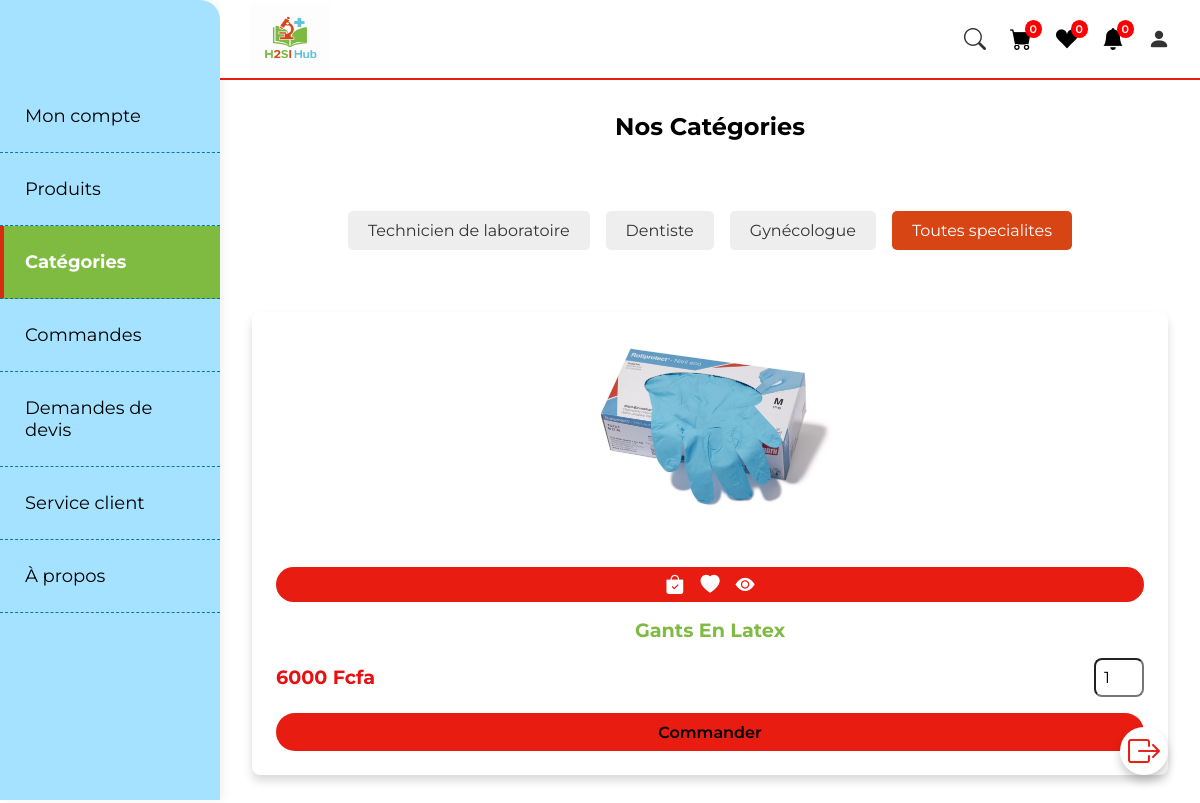
/presentation.php?categorie=Toutes+specialites, run on the app's committed database.
### tables this page shows
CREATE TABLE `t_produit` (
  `id` int(10) NOT NULL,
  `nom_pdt` varchar(1000) NOT NULL,
  `prix` float NOT NULL,
  `image` varchar(1000) NOT NULL,
  `detail_pdt` longtext NOT NULL,
  `categorie` varchar(100) NOT NULL
);

### sessioneq.php (called while the page is built, shortened)
<?php
include("admin/connexion.php");
if (isset($_SESSION['id_client'])) {
    $id_client = $_SESSION['id_client'];
    $nom_client = $_SESSION['nom_client'];
    $prenom_client = $_SESSION['prenom_client'];
    $mail_client = $_SESSION['mail_client'];
    $count_panier = $con->prepare("SELECT COUNT(*) FROM t_panier WHERE id_client = :id_client");
    $count_panier->bindParam(":id_client", $id_client);
    $count_panier->execute();
    $num_panier = $count_panier->fetchColumn();
    $count_wishlist = $con->prepare("SELECT COUNT(*) FROM t_wishlist WHERE id_client = :id_client");
    $count_wishlist->bindParam(":id_client", $id_client);
    $count_wishlist->execute();
    $num_wishlist = $count_wishlist->fetchColumn();
$count_notif = $con->prepare("SELECT COUNT(*) FROM t_notifications WHERE id_client = :id_client AND est_lue = 0");
$count_notif->bindParam(":id_client", $id_client);
$count_notif->execute();
$num_notif = $count_notif->fetchColumn();
} else {
     $num_notif = 0;
}
?>

### presentation.php (the view, shortened to what this page needs)
<?php
 include("sessioneq.php");
?>
<html lang="en" dir="ltr">
<head>
    <link rel="stylesheet" href="https://cdn.jsdelivr.net/npm/bootstrap-icons@1.10.3/font/bootstrap-icons.css">
</head>
<link rel="stylesheet" href="styl.css">
</head>
<body>
<div class="navbar-container">
  <div class="navbar-top">
    <a href="#" class="logo"><img src="Images/H2SI Hub.png" class="logo-img"  alt="H2SI Logo" /></a>
    <div class="nav-icons">
      <i class="bi bi-search" id="search-icon"></i>
      <a href="panier.php" class="panier">
        <i class="bi bi-cart-fill"></i>
            <sup><?php
             $count_panier = $con->prepare("SELECT COUNT(*) FROM t_panier WHERE id_client = :id_client");
             $count_panier->bindParam(":id_client", $id_client);
             $count_panier->execute();
             $num_panier = $count_panier->fetchColumn();
              echo $num_panier;
          ?>
          </sup>
        </a>
      <a href="wishlist.php" class="wishlist">
        <i class="bi bi-suit-heart-fill"></i>
     <sup><?php
            $count_wishlist = $con->prepare("SELECT COUNT(*) FROM t_wishlist WHERE id_client = :id_client");
            $count_wishlist->bindParam(":id_client", $id_client);
            $count_wishlist->execute();
            $num_wishlist = $count_wishlist->fetchColumn();
            echo $num_wishlist;
            ?></sup>
        </a>
        <a href="notif.php" class="wishlist"><i class="bi bi-bell-fill"></i><sup><?= $num_notif ?></sup></a>
      <i class="bi bi-person-fill" id="person-icon"></i>
    </div>
  </div>
 <nav class="sidebar">
    <ul class="nav-links">
      <li><a href="moncompte.php" class="nav-link">Mon compte</a></li>
      <li><a href="eqconnect.php" class="nav-link">Produits</a></li>
      <li><a href="presentation.php" class="nav-link active">Catégories</a></li>
      <li><a href="commande.php" class="nav-link">Commandes</a></li>
     <li><a href="devis.php" class="nav-link">Demandes de devis</a></li>
     <li><a href="service_client.php" class="nav-link">Service client</a></li>
      <li><a href="faq.php" class="nav-link">À propos</a></li>
    </ul>
  </nav>
</div>
<section class="categories">
  <h2 style="text-align:center; margin-bottom:5rem; margin-top:2rem;">Nos Catégories</h2>
  <div class="categorie-liste" style="text-align:center; margin-bottom: 30px;">
    <?php
    $categories = $con->query("SELECT DISTINCT categorie FROM t_produit WHERE categorie IS NOT NULL AND categorie != ''");
    while ($cat = $categories->fetch(PDO::FETCH_ASSOC)) {
      $cat_name = htmlspecialchars($cat['categorie']);
      $active = (isset($_GET['categorie']) && $_GET['categorie'] == $cat_name) ? "active" : "";
      echo '<a href="presentation.php?categorie=' . urlencode($cat_name) . '" class="categorie-btn ' . $active . '">' . $cat_name . '</a>';
    }
    ?>
  </div>
  <section class="produits">
    <div class="contenu_box" id="produitsGrid">
      <?php
      if (isset($_GET['categorie'])) {
        $categorie = htmlspecialchars($_GET['categorie']);
        $stmt = $con->prepare("SELECT * FROM t_produit WHERE categorie = ?");
        $stmt->execute([$categorie]);
        $produits = $stmt->fetchAll(PDO::FETCH_ASSOC);
        if (count($produits) > 0) {
          foreach ($produits as $pdt) {
            ?>
            <div class="box_eq">
              <div class="image_eq">
                <form method="post">
                  <img src="admin/image/<?= $pdt['image']; ?>" width="100%" class="images">
              </div>
              <div class="info_eq">
                <div class="button">
                  <button type="submit" name="ajouter_au_panier"><i class="bi bi-bag-check-fill"></i></button>
                  <button type="submit" name="ajouter_a_wishlist"><i class="bi bi-heart-fill"></i></button>
                  <a href="pageproduit.php?pid=<?= $pdt['id']; ?>" class="bi bi-eye-fill"></a>
                </div>
                <h3 class="nom"><?= $pdt['nom_pdt']; ?></h3>
                <div class="flex" style="display:flex; justify-content:space-between;">
                  <p class="prix"><?= $pdt['prix']; ?> Fcfa</p>
                  <input type="number" name="quantite" required min="1" value="1" class="quantite" style="width:50px;">
                </div>
              </div>
              <a href="verifier.php?get_id=<?= $pdt['id']; ?>" class="btn_buy">Commander</a>
            </div>
            <?php
          }
        } else {
          echo "<p style='text-align:center;'>Aucun produit trouvé pour cette catégorie.</p>";
        }
      } else {
        echo "<p style='text-align:center;'>Veuillez sélectionner une catégorie ci-dessus.</p>";
      }
      ?>
    </div>
    </section>
   <a href="eqconnect.php"><i class="bi bi-box-arrow-right"></i></a>
</section>
</body>
</html>

### styl.css (style rules this page uses)
* { margin: 0; padding: 0; box-sizing: border-box; font-family: 'Montserrat', sans-serif; list-style: none; text-decoration: none; scroll-behavior: smooth; scroll-padding-top: 2rem; }
body { overflow-x: hidden; padding-top: 80px; padding-left: 220px; box-sizing: border-box; }
.navbar-container { display: flex; flex-direction: row; width: 100%; position: fixed; top: 0; left: 0; background: #fff; z-index: 1000; box-shadow: 0 6px 10px rgba(0, 0, 0, 0.1); }
.navbar-top { position: fixed; top: 0; left: 220px; height: 80px; display: flex; justify-content: space-between; align-items: center; width: calc(100% - 220px); padding: 10px 30px; background: #fff; border-bottom: 2px solid #e81c11; z-index: 1001; }
.logo-img { width: 80px; height: 70px; transition: transform 0.3s ease-in-out; }
.nav-icons { display: flex; gap: 1.5rem; align-items: center; font-size: 22px; color: #333; }
.nav-icons a { color: #000; position: relative; }
.nav-icons sup { position: absolute; top: -8px; right: -10px; background-color: red; color: #fff; font-size: 10px; padding: 2px 5px; border-radius: 50%; }
.sidebar { width: 220px; background: #18b6ff64; height: 100vh; padding-top: 80px; position: fixed; left: 0; top: 0; border-top-right-radius: 20px; box-shadow: 4px 0 10px rgba(0,0,0,0.05); }
.nav-links { list-style: none; padding: 0; margin: 0; }
.nav-links li { width: 100%; }
.nav-link { display: block; padding: 25px 25px; font-size: 18px; color: #000; border-bottom: 1px dashed #056fa0ef; text-decoration: none; transition: all 0.3s ease; position: relative; }
.nav-link.active { background-color: #7EBB40; color: #fff; font-weight: bold; box-shadow: inset 4px 0 0 #d92b10; }
.panier sup { font-size: 11px; font-weight: 600; color:#fafafa; }
.wishlist sup { font-size: 11px; font-weight: 600; color:hwb(0 100% 0%); }
.produits { padding: 2rem; }
.produits .contenu_box { display: grid; grid-template-columns: repeat(auto-fit, minmax(270px, 1fr)); gap: 2rem; margin-top: 10px; }
.produits .box_eq { background: #fff; border-radius: .5rem; box-shadow: 0 6px 10px rgba(0, 0, 0, 0.15); padding: 1.5rem; display: flex; flex-direction: column; justify-content: space-between; }
.produits .box_eq .image_eq { text-align: center; margin-bottom: 1rem; }
.produits .box_eq .image_eq img { width: 100%; max-width: 250px; height: auto; }
.produits .box_eq .info_eq { text-align: center; margin-top: 1rem; }
.produits .box_eq .nom { font-size: 1.2rem; color: #7EBB40; text-transform: capitalize; margin: 0.5rem 0; }
.produits .box_eq .flex { display: flex; justify-content: space-between; align-items: center; margin-top: 1rem; }
.produits .box_eq .prix { font-size: 1.2rem; color: #e81010; font-weight: 700; }
.produits .box_eq .quantite { border-radius: .5rem; padding: .5rem; width: 60px; font-size: 1rem; }
.produits .box_eq .button { display: flex; justify-content: center; gap: 1rem; background: #e81c11; border-radius: 20px; padding: 0.5rem; margin: 1rem 0; }
.produits .box_eq .button button, .produits .box_eq .button a { background: transparent; border: none; color: #fff; font-size: 1.2rem; cursor: pointer; }
.produits .box_eq .btn_buy { text-align: center; background: #e81c11; border-radius: 20px; color: #000; font-weight: 600; padding: 0.6rem 1rem; display: inline-block; margin-top: 1rem; transition: 0.3s ease; }
.categorie-btn { margin: 8px; padding: 10px 20px; background: #eee; border-radius: 5px; cursor: pointer; text-decoration: none; color: #333; transition: all 0.3s ease; }
.categorie-btn:hover, .categorie-btn.active { background: #D84515; color: white; }
.categories a .bi-box-arrow-right { font-size: 2rem; color: #e81c11; position: fixed; bottom: 2rem; right: 2rem; background: #fff; padding: 0.5rem; border-radius: 50%; box-shadow: 0 6px 10px rgba(0, 0, 0, 0.2); transition: transform 0.2s ease; }

### data on the page
t_produit: image (picture), nom_pdt "Gants En Latex", prix "6000"

### other printed values
$num_panier "0"
$num_wishlist "0"
$num_notif "0"
$cat_name "Technicien de laboratoire"
$cat_name "Dentiste"
$cat_name "Gynécologue"
$cat_name "Toutes specialites"
